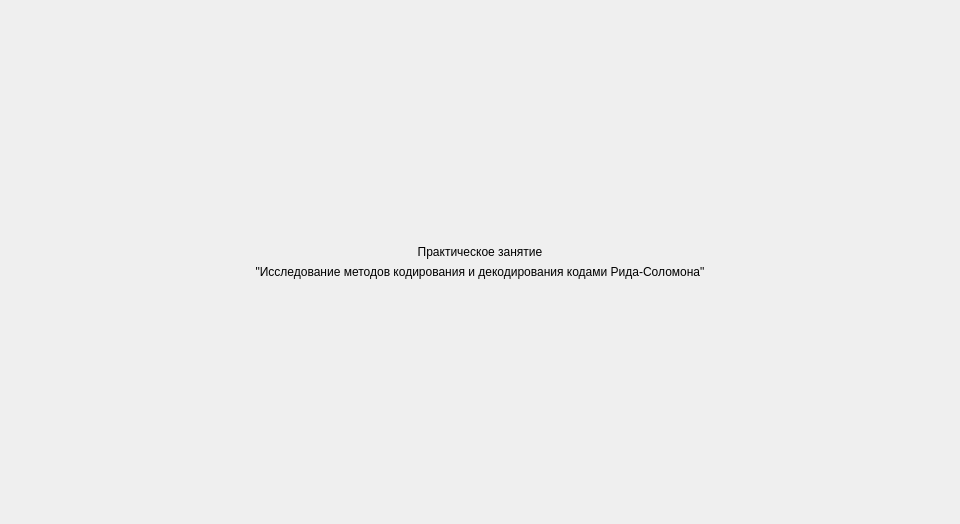
<?xml version="1.0" encoding="UTF-8"?>
<ui version="4.0">
 <class>ScreenWelcome</class>
 <widget class="QFrame" name="ScreenWelcome">
  <property name="geometry">
   <rect>
    <x>0</x>
    <y>0</y>
    <width>960</width>
    <height>524</height>
   </rect>
  </property>
  <property name="windowTitle">
   <string>Frame</string>
  </property>
  <layout class="QGridLayout" name="gridLayout">
   <property name="leftMargin">
    <number>0</number>
   </property>
   <property name="topMargin">
    <number>0</number>
   </property>
   <property name="rightMargin">
    <number>0</number>
   </property>
   <property name="bottomMargin">
    <number>0</number>
   </property>
   <item row="0" column="0">
    <layout class="QVBoxLayout" name="verticalLayout">
     <item>
      <spacer name="verticalSpacer_2">
       <property name="orientation">
        <enum>Qt::Vertical</enum>
       </property>
       <property name="sizeType">
        <enum>QSizePolicy::Expanding</enum>
       </property>
       <property name="sizeHint" stdset="0">
        <size>
         <width>0</width>
         <height>0</height>
        </size>
       </property>
      </spacer>
     </item>
     <item>
      <widget class="QLabel" name="header">
       <property name="sizePolicy">
        <sizepolicy hsizetype="Minimum" vsizetype="Maximum">
         <horstretch>0</horstretch>
         <verstretch>0</verstretch>
        </sizepolicy>
       </property>
       <property name="styleSheet">
        <string notr="true">font: 75 20pt &quot;MS Shell Dlg 2&quot;;</string>
       </property>
       <property name="text">
        <string>Практическое занятие</string>
       </property>
       <property name="alignment">
        <set>Qt::AlignCenter</set>
       </property>
       <property name="wordWrap">
        <bool>true</bool>
       </property>
      </widget>
     </item>
     <item>
      <widget class="QLabel" name="label_2">
       <property name="sizePolicy">
        <sizepolicy hsizetype="Minimum" vsizetype="Maximum">
         <horstretch>0</horstretch>
         <verstretch>0</verstretch>
        </sizepolicy>
       </property>
       <property name="styleSheet">
        <string notr="true">font: 75 18pt &quot;MS Shell Dlg 2&quot;;</string>
       </property>
       <property name="text">
        <string>&quot;Исследование методов кодирования и декодирования кодами Рида-Соломона&quot;</string>
       </property>
       <property name="alignment">
        <set>Qt::AlignCenter</set>
       </property>
       <property name="wordWrap">
        <bool>true</bool>
       </property>
      </widget>
     </item>
     <item>
      <spacer name="verticalSpacer">
       <property name="orientation">
        <enum>Qt::Vertical</enum>
       </property>
       <property name="sizeType">
        <enum>QSizePolicy::Expanding</enum>
       </property>
       <property name="sizeHint" stdset="0">
        <size>
         <width>0</width>
         <height>0</height>
        </size>
       </property>
      </spacer>
     </item>
    </layout>
   </item>
  </layout>
 </widget>
 <resources/>
 <connections/>
</ui>
